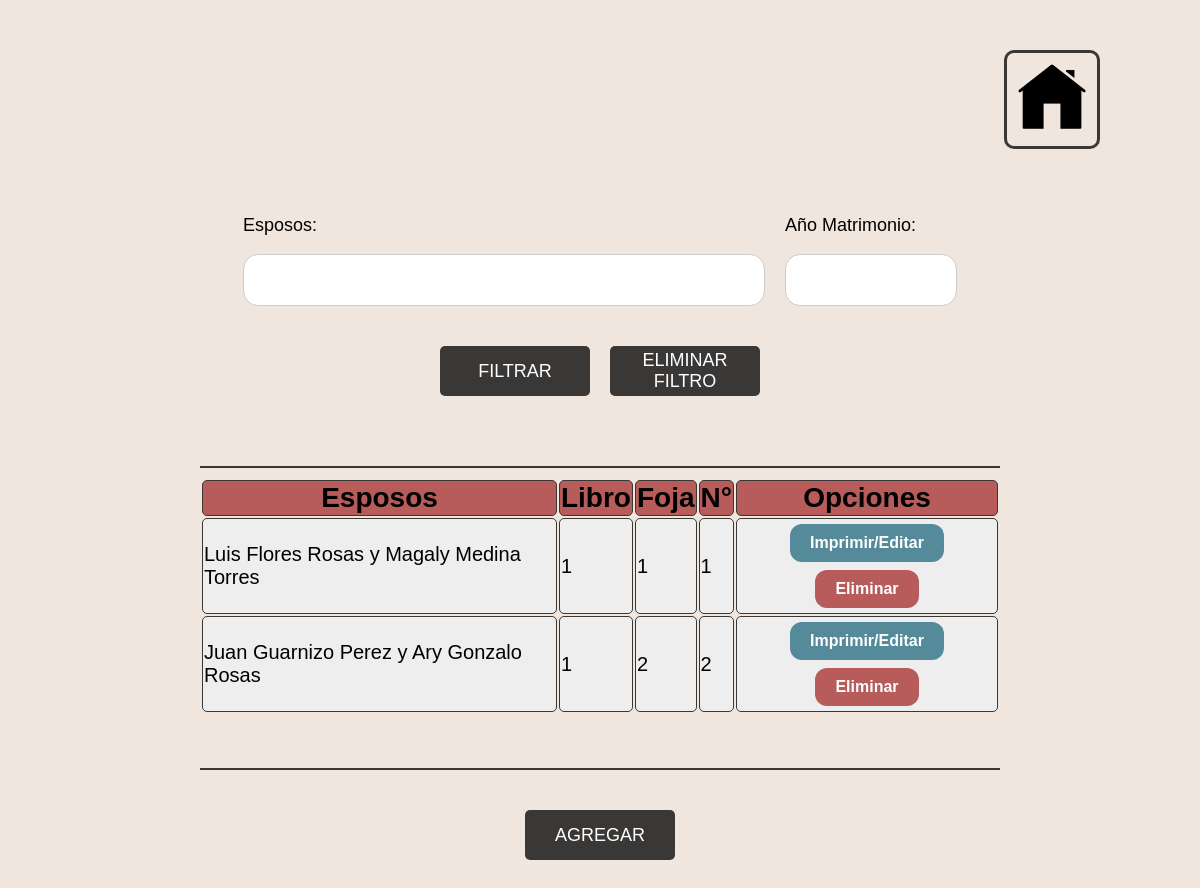
The page /matrimonio/ (signed in) on the database its author committed.
### webapp/models.py (models this page shows)
class Matrimonio(models.Model):
    parroquia = models.CharField(max_length=255, default="'La Purisima' - Concepción")
    libro = models.PositiveIntegerField()
    fojas = models.PositiveIntegerField()
    numero = models.PositiveIntegerField()
    esposo = models.CharField(max_length=80)
    lugar_bautizo_esposo = models.CharField(max_length=80)
    esposa = models.CharField(max_length=80)
    lugar_bautizo_esposa = models.CharField(max_length=80)
    padre_esposo = models.CharField(max_length=80)
    madre_esposo = models.CharField(max_length=80)
    padre_esposa = models.CharField(max_length=80)
    madre_esposa = models.CharField(max_length=80)
    padrinos = models.CharField(max_length=150, null=True, blank=True)
    fecha_matrimonio = models.DateField()
    anotaciones = models.CharField(max_length=255, default="Ninguno")

### webapp/views.py (the view)
# urls.py: path('matrimonio/', views.matrimonio, name="matrimonio"),
@login_required
def matrimonio(request):
    matris = Matrimonio.objects.order_by('id')
    return render(request, 'pages/matrimonio/viewMatrimonio.html', {'matris': matris})

### templates/pages/matrimonio/viewMatrimonio.html (shortened to what this page needs)
{% load static %}
<!DOCTYPE html>
<html>
  <head>
    <link rel="stylesheet" type="text/css" href="{% static 'styles/styles.css' %}">
    <link rel="stylesheet" type="text/css" href="{% static 'styles/viewDoc.css' %}">
  </head>
  <body>
    <div class="container_top">
      <section class="container_filtro">
        <form method="GET" action="{% url 'listar_matrimonios' %}" style="display: flex; flex-direction: column;">
          <div class="input_group_container" style="display: flex; gap: 20px;">
            <div class="input_group">
              <label>Esposos:</label>
              <input class="large_input" type="text" name="esposos" value="{{ request.GET.esposos }}" />
            </div>
            <div class="input_group">
              <label>Año Matrimonio:</label>
              <input class="normal_input" type="number" name="ano_matrimonio" value="{{ request.GET.ano_matrimonio }}" />
            </div>
          </div>
          <div class="button_container" style="display: flex; justify-content: center; margin-top: 20px;">
            <button class="normal_button" type="submit" style="margin-right: 10px;">FILTRAR</button>
            <a href="{% url 'listar_matrimonios' %}">
              <button class="normal_button eliminar" type="button">ELIMINAR FILTRO</button>
            </a>
          </div>
        </form>
      </section>
    </div>
    <section class="container_resultados">
      <article class="article_resultado">
        <table>
          <thead>
            <tr>
              <th>Esposos</th>
              <th>Libro</th>
              <th>Foja</th>
              <th>N°</th>
              <th>Opciones</th>
            </tr>
          </thead>
          {% for mat in matris %}
          <tbody>
            <tr>
              <td>{{ mat.esposo }} y {{ mat.esposa }}</td>
              <td>{{ mat.libro }}</td>
              <td>{{ mat.fojas }}</td>
              <td>{{ mat.numero }}</td>
              <td style="text-align: center; justify-content: center; width:auto;">
                <a style="background-color: #558a9b; color: white; border: none; padding: 10px 20px; text-align:
                          center; text-decoration: none; display: inline-block; font-size: 16px; margin: 4px 2px;
                          cursor: pointer; border-radius: 12px; width:auto;"
                   href="/printMatrimonio/{{mat.id}}"><strong>Imprimir/Editar</strong></a>
                <a style="background-color: #b75b5b; color: white; border: none; padding: 10px 20px; text-align: center;
                          text-decoration: none; display: inline-block; font-size: 16px; margin: 4px 2px; cursor: pointer;
                          border-radius: 12px; width:auto;"
                   href="/delMatrimonio/{{mat.id}}"><strong>Eliminar</strong></a>
              </td>
            </tr>
          </tbody>
          {% endfor %}
        </table>
      </article>
    </section>
    <div class="container_agregar">
      <a href="{% url 'addMatrimonio' %}">
        <button class="normal_button">AGREGAR</button>
      </a>
    </div>
    <div class="container_home">
      <a href="/">
        <button class="home_button">
          <img class="home_icon" src="{% static 'src/home_icon.png' %}" alt="icono de home" />
        </button>
      </a>
    </div>
  </body>
</html>

### static/styles/styles.css (style rules this page uses)
body { font-family: Arial, serif; font-weight: 400; font-style: normal; background-color: #f0e6dd; display: flex; height: 100%; }
form label { display: block; margin-bottom: 8px; color: black; }
form input { padding: 10px; margin-bottom: 20px; border: 1px solid #ccc; border-radius: 15px; }
.normal_button { background-color: #3a3836; color: #f5f5f5; border-radius: 10px; text-align: center; text-transform: uppercase; cursor: pointer; border-style: groove; border-color: black; }
.home_button { background-color: #f0e6dd; border: #3a3836, solid; border-radius: 10px; padding: 10px; cursor: pointer; }
.home_icon { width: 70px; height: 70px; }

### static/styles/viewDoc.css (style rules this page uses)
body { margin-top: 60px; display: flex; flex-direction: column; align-items: center; }
.container_top, .container_bottom { display: flex; justify-content: center; align-items: center; }
.container_filtro { margin: 50px; }
.input_group_container { display: flex; justify-content: space-between; gap: 20px; }
.input_group { display: flex; flex-direction: column; align-items: flex-start; }
.large_input { margin-top: 10px; width: 500px; height: 30px; }
.normal_input { margin-top: 10px; width: 150px; height: 30px; }
label { font-size: 18px; padding-top: 5px; }
.normal_button { font-size: 18px; width: 150px; height: 50px; margin-top: 0px; cursor: pointer; background-color: #3a3836; color: white; border: none; border-radius: 5px; }
.normal_button.eliminar { background-color: #3a3836; }
.button_container { margin-top: 20px; display: flex; justify-content: center; gap: 10px; }
.container_top { width: 1200px; }
.container_resultados { margin: 20px; border-top: 2px solid #3a3836; border-bottom: 2px solid #3a3836; width: 1100px; height: 300px; max-height: 300px; overflow-y: auto; }
.article_resultado { display: flex; align-items: center; gap: 20px; padding: 10px 0; }
table { width: 100%; }
th, td { border: 1px solid #3a3836; font-size: 20px; border-radius: 5px; height: 30px; }
th { margin: 0; font-size: 28px; background-color: #b75b5b; }
tr { background-color: #eee; }
.container_agregar { margin: 20px; }
.container_home { position: absolute; top: 50px; right: 100px; }
@media (max-width: 1600px) { .container_top { margin-top: 150px; flex-direction: column; } }
@media (max-width: 1600px) { .container_filtro { margin-top: 0; } }
@media (max-width: 1600px) { .container_resultados { width: 800px; } }

### rows shown on the page
Matrimonio: esposo "Luis Flores Rosas", esposa "Magaly Medina Torres", libro "1", fojas "1", numero "1"
Matrimonio: esposo "Juan Guarnizo Perez", esposa "Ary Gonzalo Rosas", libro "1", fojas "2", numero "2"
